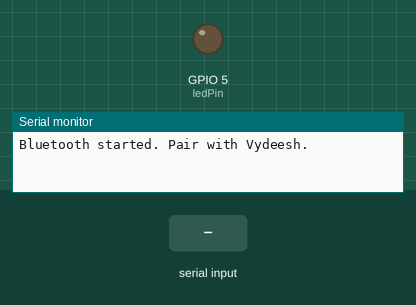
Simulated run of this sketch. Board: ESP32. Parts: output pins drawn as LEDs (lit = HIGH), the last lines printed to the serial monitor. Inputs (shaded band) come from the test bench. Nothing arrives over Bluetooth unless stated.

Above: at 1.2 s.
1.3 s: "1" received over the second serial link
At 2.2 s:
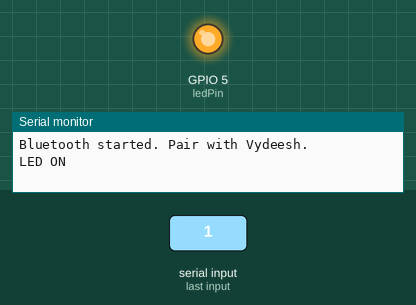
2.8 s: "0" received over the second serial link
At 3.3 s:
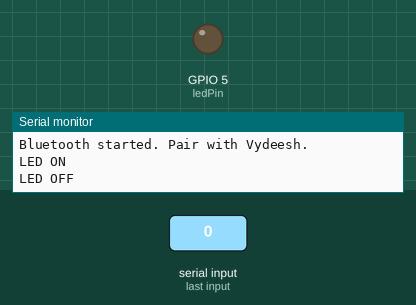
Timing chart, 0 to 5.8 s (numbered marks = the images above; inputs shaded):
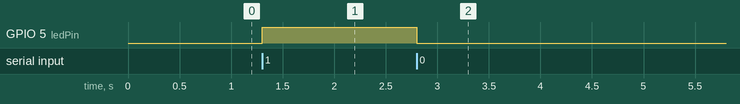

Measured:
- after the input at 1.3 s, GPIO 5 (ledPin): LOW → HIGH at once
- after the input at 2.8 s, GPIO 5 (ledPin): HIGH → LOW at once

The sketch:

Task2.1.ino
```cpp
#include <BluetoothSerial.h>

BluetoothSerial SerialBT;
const int ledPin = 5;

void setup() {
  Serial.begin(115200);
  pinMode(ledPin, OUTPUT);


  SerialBT.begin("Vydeesh");
  Serial.println("Bluetooth started. Pair with Vydeesh.");
}

void loop() {

  if (SerialBT.available()) {
    char val = SerialBT.read();

    if (val == '1') {
      digitalWrite(ledPin, HIGH);
      Serial.println("LED ON");
    }
    else if (val == '0') {
      digitalWrite(ledPin, LOW);
      Serial.println("LED OFF");
    }
  }
}
```
